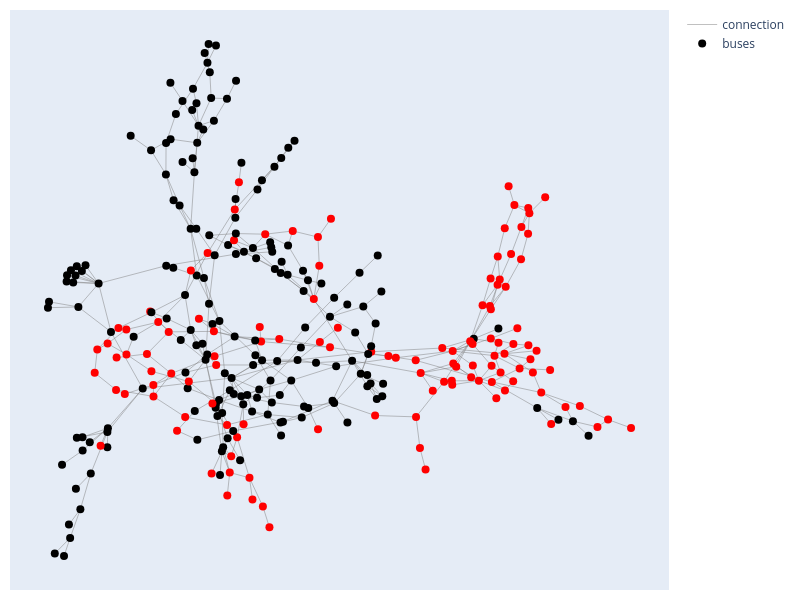

The notebook cell saved with this chart:
### Code cell
plot_graph(G, pos, pertubation).show()
# differentiate lines and transfo 
# in the hover : slack type / value

### Figure 1 — Plotly figure (JSON) as saved in the notebook; plotly's stock layout.template omitted (floating-point values rounded to 4 significant figures; data arrays with more than 128 entries replaced by an {"elided": "..."} marker saying what was removed)
{"data": [{"hoverinfo": "text", "hovertemplate": "%{text}<extra></extra>", "line": {"color": "gray", "width": 0.5}, "mode": "lines", "name": "connection", "text": {"elided": "409 str values"}, "type": "scatter", "x": {"elided": "1227 float values"}, "y": {"elided": "1227 float values"}}, {"hoverinfo": "text", "hovertemplate": "%{text}<extra></extra>", "marker": {"color": {"elided": "300 str values"}, "size": 8}, "mode": "markers", "name": "buses", "text": {"elided": "300 str values"}, "type": "scatter", "x": {"elided": "300 float values"}, "y": {"elided": "300 float values"}}], "layout": {"height": 600, "margin": {"b": 10, "l": 10, "r": 10, "t": 10}, "showlegend": true, "width": 800, "xaxis": {"visible": false}, "yaxis": {"visible": false}}}
